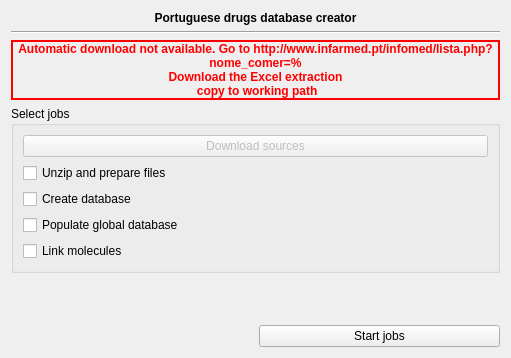
<?xml version="1.0" encoding="UTF-8"?>
<ui version="4.0">
 <class>DrugsDbCreator::PortugueseDrugsDatabase</class>
 <widget class="QWidget" name="DrugsDbCreator::PortugueseDrugsDatabase">
  <property name="geometry">
   <rect>
    <x>0</x>
    <y>0</y>
    <width>511</width>
    <height>358</height>
   </rect>
  </property>
  <property name="windowTitle">
   <string>Form</string>
  </property>
  <layout class="QGridLayout" name="gridLayout_2">
   <item row="0" column="0" colspan="2">
    <widget class="QLabel" name="label">
     <property name="font">
      <font>
       <weight>75</weight>
       <bold>true</bold>
      </font>
     </property>
     <property name="text">
      <string>Portuguese drugs database creator</string>
     </property>
     <property name="alignment">
      <set>Qt::AlignCenter</set>
     </property>
    </widget>
   </item>
   <item row="1" column="0" colspan="2">
    <widget class="Line" name="line">
     <property name="orientation">
      <enum>Qt::Horizontal</enum>
     </property>
    </widget>
   </item>
   <item row="2" column="0" colspan="2">
    <widget class="QLabel" name="label_2">
     <property name="palette">
      <palette>
       <active>
        <colorrole role="WindowText">
         <brush brushstyle="SolidPattern">
          <color alpha="255">
           <red>255</red>
           <green>0</green>
           <blue>0</blue>
          </color>
         </brush>
        </colorrole>
       </active>
       <inactive>
        <colorrole role="WindowText">
         <brush brushstyle="SolidPattern">
          <color alpha="255">
           <red>255</red>
           <green>0</green>
           <blue>0</blue>
          </color>
         </brush>
        </colorrole>
       </inactive>
       <disabled>
        <colorrole role="WindowText">
         <brush brushstyle="SolidPattern">
          <color alpha="255">
           <red>69</red>
           <green>69</green>
           <blue>69</blue>
          </color>
         </brush>
        </colorrole>
       </disabled>
      </palette>
     </property>
     <property name="font">
      <font>
       <weight>75</weight>
       <bold>true</bold>
      </font>
     </property>
     <property name="frameShape">
      <enum>QFrame::Box</enum>
     </property>
     <property name="lineWidth">
      <number>2</number>
     </property>
     <property name="text">
      <string>Automatic download not available. Go to http://www.infarmed.pt/infomed/lista.php?nome_comer=% 
Download the Excel extraction 
 copy to working path</string>
     </property>
     <property name="alignment">
      <set>Qt::AlignCenter</set>
     </property>
     <property name="wordWrap">
      <bool>true</bool>
     </property>
     <property name="margin">
      <number>0</number>
     </property>
     <property name="indent">
      <number>-1</number>
     </property>
    </widget>
   </item>
   <item row="3" column="0" colspan="2">
    <widget class="QGroupBox" name="groupBox">
     <property name="title">
      <string>Select jobs</string>
     </property>
     <layout class="QGridLayout" name="gridLayout">
      <item row="1" column="0">
       <widget class="QCheckBox" name="unzip">
        <property name="text">
         <string>Unzip and prepare files</string>
        </property>
       </widget>
      </item>
      <item row="3" column="0">
       <widget class="QCheckBox" name="populate">
        <property name="text">
         <string>Populate global database </string>
        </property>
       </widget>
      </item>
      <item row="4" column="0">
       <widget class="QCheckBox" name="linkMols">
        <property name="text">
         <string>Link molecules</string>
        </property>
       </widget>
      </item>
      <item row="2" column="0">
       <widget class="QCheckBox" name="createDb">
        <property name="text">
         <string>Create database</string>
        </property>
       </widget>
      </item>
      <item row="0" column="0">
       <widget class="QPushButton" name="download">
        <property name="enabled">
         <bool>false</bool>
        </property>
        <property name="text">
         <string>Download sources</string>
        </property>
       </widget>
      </item>
     </layout>
    </widget>
   </item>
   <item row="4" column="0">
    <spacer name="verticalSpacer">
     <property name="orientation">
      <enum>Qt::Vertical</enum>
     </property>
     <property name="sizeHint" stdset="0">
      <size>
       <width>20</width>
       <height>13</height>
      </size>
     </property>
    </spacer>
   </item>
   <item row="5" column="1">
    <widget class="QPushButton" name="startJobs">
     <property name="text">
      <string>Start jobs</string>
     </property>
    </widget>
   </item>
  </layout>
 </widget>
 <resources/>
 <connections/>
</ui>
